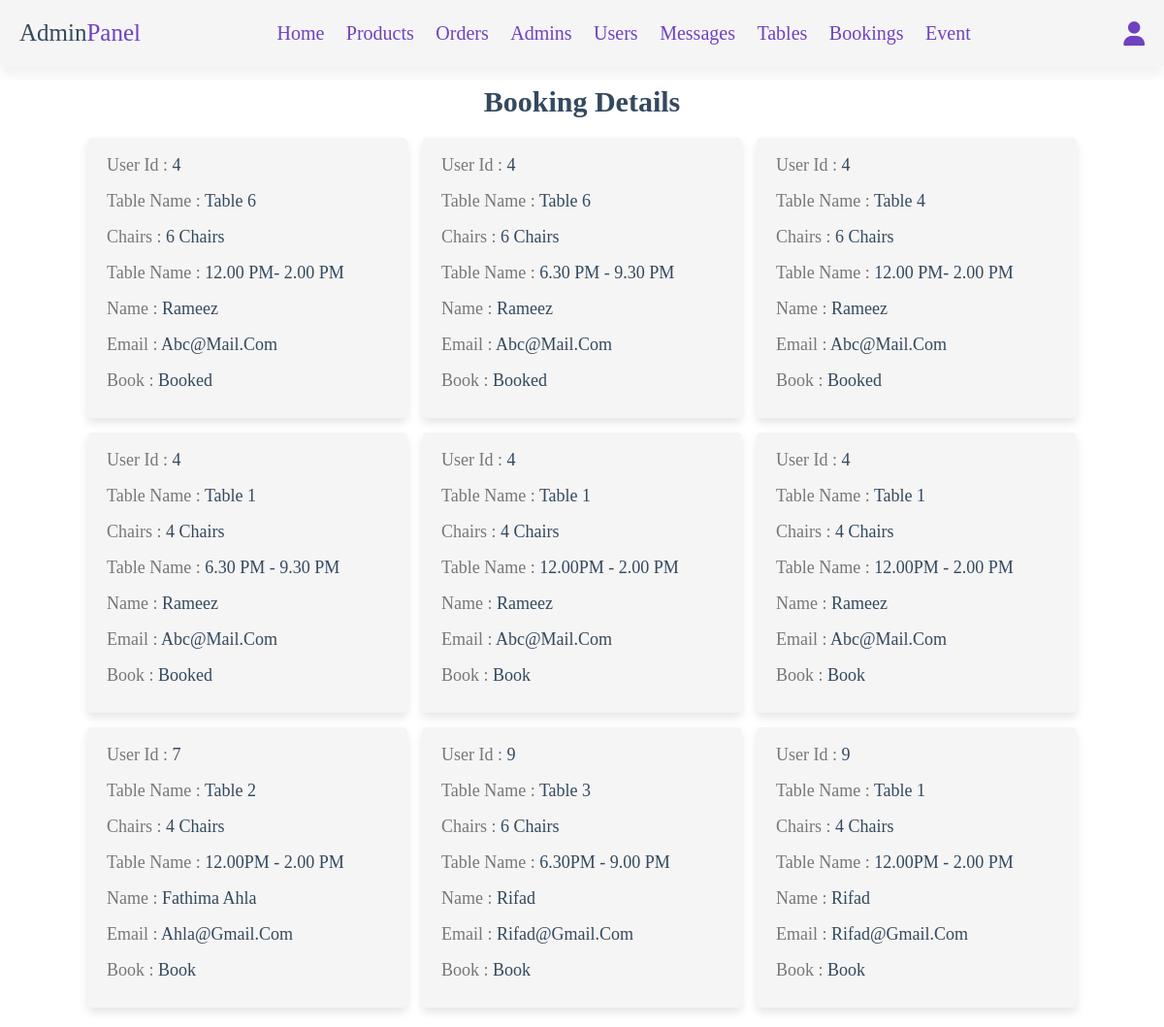
The app's page /admin/booking_details.php (signed in) with its own data.
### tables this page shows
CREATE TABLE `booked_tables` (
  `id` int(100) NOT NULL,
  `user_id` int(100) NOT NULL,
  `tid` int(100) NOT NULL,
  `name` varchar(100) NOT NULL,
  `email` varchar(50) NOT NULL,
  `number` int(10) NOT NULL,
  `table_name` varchar(100) NOT NULL,
  `t_size` varchar(100) NOT NULL,
  `book_time` varchar(100) NOT NULL,
  `booked` varchar(6) NOT NULL,
  `placed_on` date NOT NULL
);

### admin/booking_details.php (the view, shortened to what this page needs)
<?php
include '../components/connect.php';
?>
<!DOCTYPE html>
<html lang="en">
<head>
   <link rel="stylesheet" href="https://cdnjs.cloudflare.com/ajax/libs/font-awesome/6.1.1/css/all.min.css">
   <link rel="stylesheet" href="../css/admin_style.css">
</head>
<body>
<?php include '../components/admin_header.php' ?>
<section class="placed-orders">
   <h1 class="heading">Booking Details</h1>
   <div class="box-container">
   <?php
      $select_booked_tables = $conn->prepare("SELECT * FROM `booked_tables`");
      $select_booked_tables->execute();
      if($select_booked_tables->rowCount() > 0){
         while($fetch_booked_tables = $select_booked_tables->fetch(PDO::FETCH_ASSOC)){
   ?>
   <div class="box">
      <p> user id : <span><?= $fetch_booked_tables['user_id']; ?></span> </p>
      <p> table name : <span><?= $fetch_booked_tables['table_name']; ?></span> </p>
      <p> chairs : <span><?= $fetch_booked_tables['t_size']; ?></span> </p>
      <p> table name : <span><?= $fetch_booked_tables['book_time']; ?></span> </p>
      <p> name : <span><?= $fetch_booked_tables['name']; ?></span> </p>
      <p> email : <span><?= $fetch_booked_tables['email']; ?></span> </p>
      <p> book : <span><?= $fetch_booked_tables['booked']; ?></span> </p>
   </div>
   <?php
      }
   }else{
      echo '<p class="empty">no table booked yet!</p>';
   }
   ?>
   </div>
</section>

### css/admin_style.css (style rules this page uses)
:root { --main-color:#A05AFF; --change-color:#1BCFB4; --light-bg:#cebfe2; --red:#e60000; --blue: #2F2FA2; --white:#fff; --orange:#f39c12; --black:#34495e; --light-bg:#f5f5f5; --light-color:#777; --border:.2rem solid var(--black); --box-shadow:0 .5rem 1rem rgba(0,0,0,.1); }
* { font-family: 'Baloo Bhaijaan 2', cursive; margin:0; padding:0; box-sizing: border-box; text-decoration: none; outline: none; border:none; }
html { font-size: 62.5%; overflow-x: hidden; }
body { background-color: var(--white); }
section { max-width: 1200px; margin:0 auto; padding:2rem; }
.heading { text-align: center; margin-bottom: 2rem; text-transform: capitalize; color:var(--black); font-size: 3rem; }
.placed-orders .box-container { display: grid; grid-template-columns: repeat(auto-fit, 33rem); gap:1.5rem; justify-content: center; align-items: flex-start; }
.placed-orders .box-container .box { background-color: var(--light-bg); border-radius: .5rem; box-shadow: var(--box-shadow); padding:2rem; padding-top: 1rem; }
.placed-orders .box-container .box p { padding: .5rem 0; line-height: 1.5; font-size: 1.8rem; color:var(--light-color); text-transform: capitalize; }
.placed-orders .box-container .box p span { color:var(--black); }

### records on screen
booked_tables: user "4", table_name "Table 6", t_size "6 Chairs", book_time "12.00 PM- 2.00 PM", name "Rameez", email "Abc@mail.com", booked "Booked"
booked_tables: user "4", table_name "Table 6", t_size "6 Chairs", book_time "6.30 PM - 9.30 PM", name "Rameez", email "Abc@mail.com", booked "Booked"
booked_tables: user "4", table_name "Table 4", t_size "6 Chairs", book_time "12.00 PM- 2.00 PM", name "Rameez", email "Abc@mail.com", booked "Booked"
booked_tables: user "4", table_name "Table 1", t_size "4 Chairs", book_time "6.30 PM - 9.30 PM", name "Rameez", email "Abc@mail.com", booked "Booked"
booked_tables: user "4", table_name "Table 1", t_size "4 Chairs", book_time "12.00PM - 2.00 PM", name "Rameez", email "Abc@mail.com", booked "Book"
booked_tables: user "4", table_name "Table 1", t_size "4 Chairs", book_time "12.00PM - 2.00 PM", name "Rameez", email "Abc@mail.com", booked "Book"
booked_tables: user "7", table_name "Table 2", t_size "4 Chairs", book_time "12.00PM - 2.00 PM", name "Fathima Ahla", email "Ahla@gmail.com", booked "Book"
booked_tables: user "9", table_name "Table 3", t_size "6 Chairs", book_time "6.30PM - 9.00 PM", name "Rifad", email "Rifad@gmail.com", booked "Book"
booked_tables: user "9", table_name "Table 1", t_size "4 Chairs", book_time "12.00PM - 2.00 PM", name "Rifad", email "Rifad@gmail.com", booked "Book"
